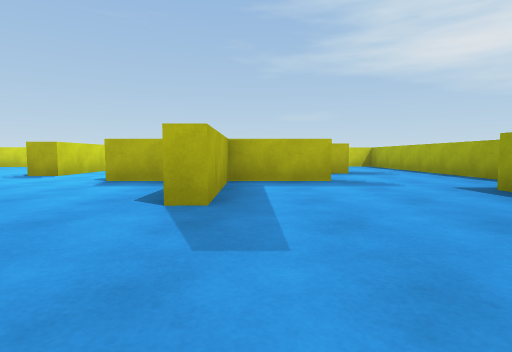
View 1 (above)

24 first-person views from a walk through a Unity game level. The camera is 0.35 m above the floor, tilts 4° down and sees 80° across. The floor is counted in squares, 1 m on a side. Each view is taken from the middle of a square. On the plan, view 1 faces up. The plan holds only what a view shows up to about 9 squares ahead; the rest is blank. The player character is not drawn.

View 2
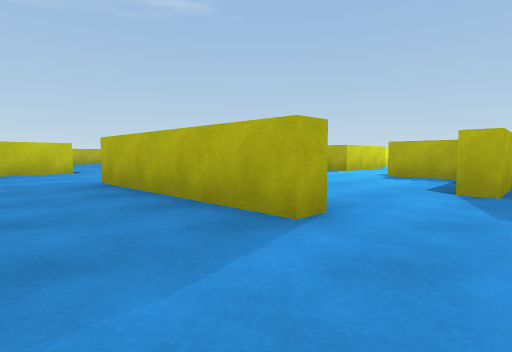

View 3
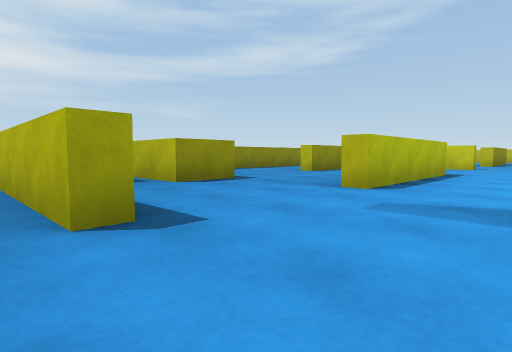

View 4
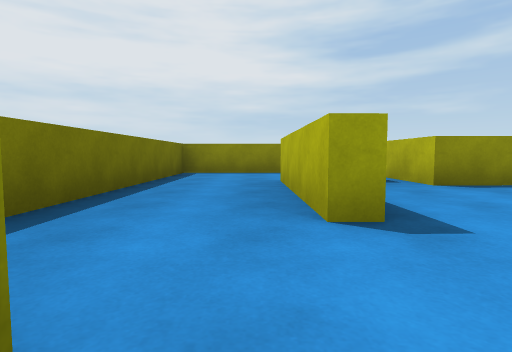

View 5
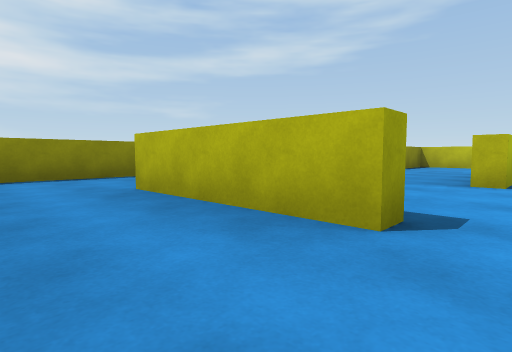

View 6
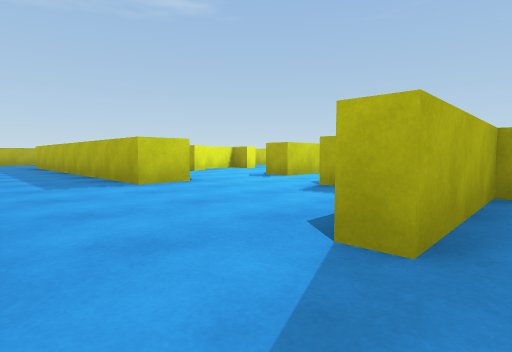

View 7
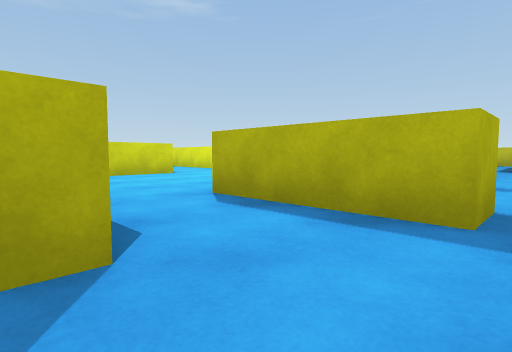

View 8
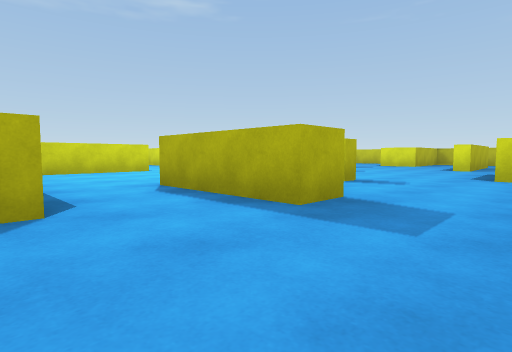

View 9
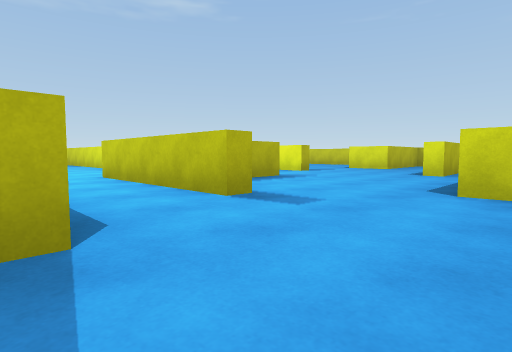

View 10
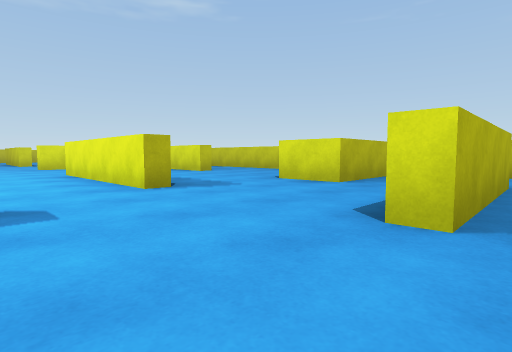

View 11
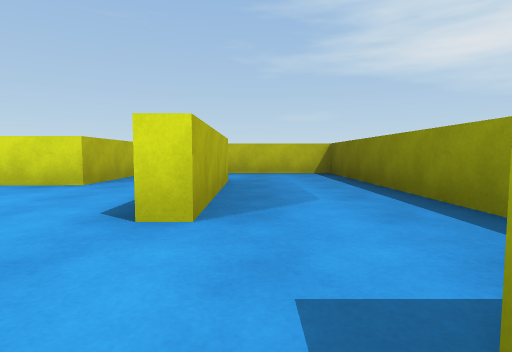

View 12
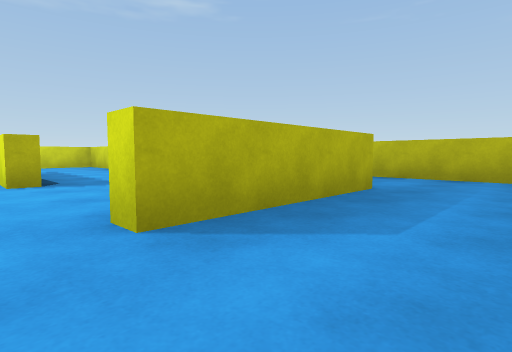

View 13
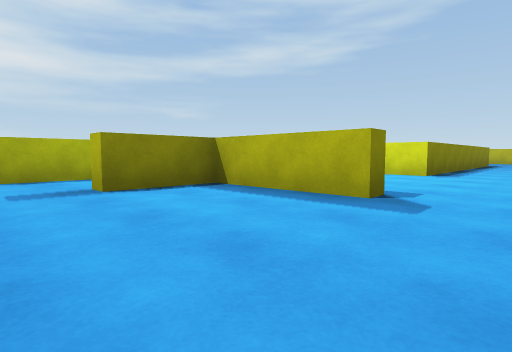

View 14
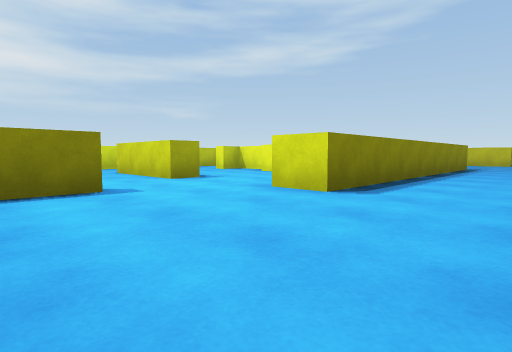

View 15
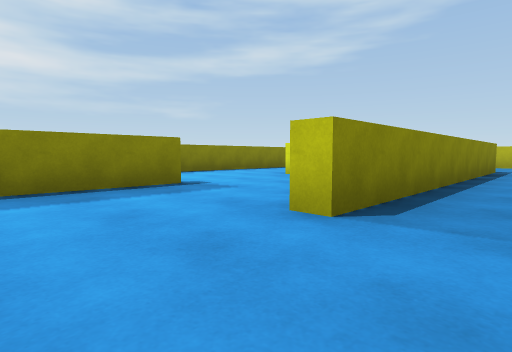

View 16
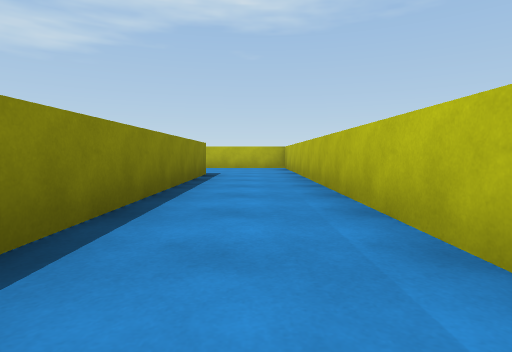

View 17
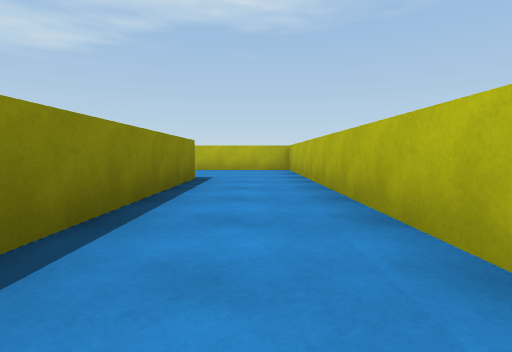

View 18
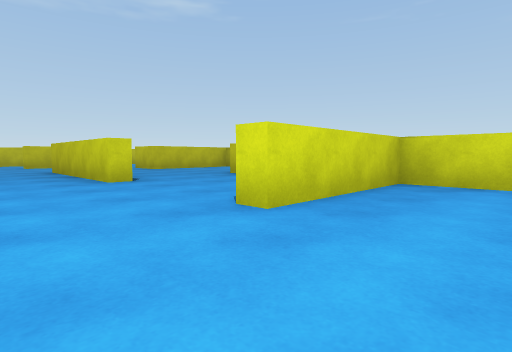

View 19
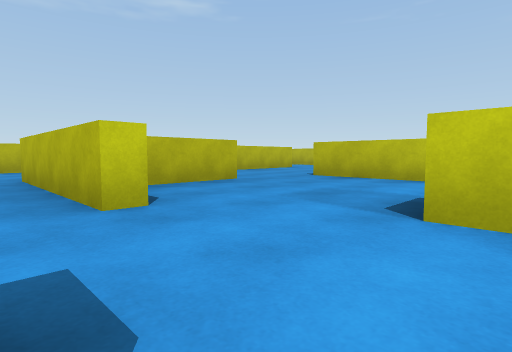

View 20
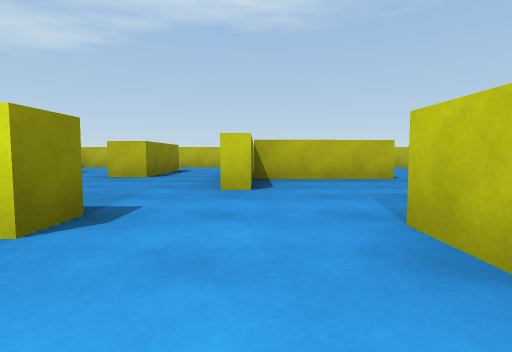

View 21
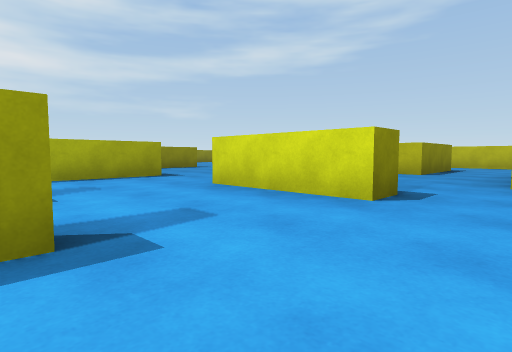

View 22
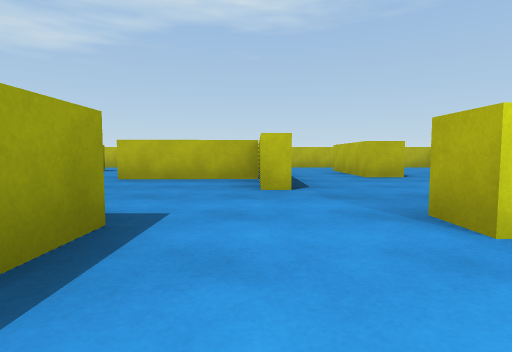

View 23
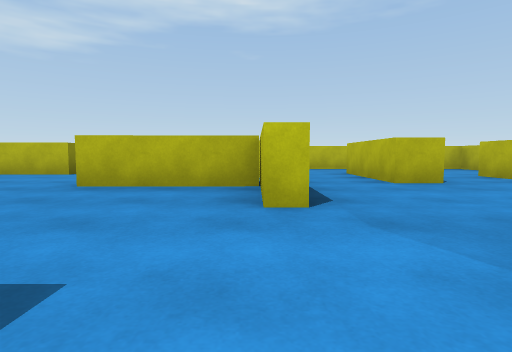

View 24
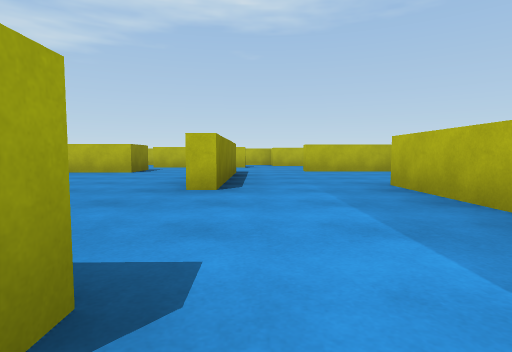

### Floor plan
Key: @ floor where view 1 was taken; # wall or solid block; x gap in a wall; . floor.
Columns run from 17 left of view 1 to 4 right of it. Each row starts with its distance up from view 1.
 16      ##########  #####
 15      #.......... #...#
 14    .##..######..###..#
 13   #.......#.......#..#
 12 #.#..###..#..###..#..#
 11 #....................
 10 #   ................#
  9 ##  #...######..#...##
  8 #..###.........###...#
  7 #.........##.........#
  6 #..##..#..#..#...##..#
  5 #......#..##.#.......#
  4 #..###.... ....###...#
  3 #   #...######..#...##
  2    .............x...#
  1   ...###.....####....
  0 #.#.......#......@#..#
 -1   #...... #.......#..#
 -2    .##..  ####..###..#
 -3      #      .... #...#
 -4             ###  #####

Positions as (right, up) in squares from view 1, and headings:
1: (0, 0), facing up
2: (0, -1), facing up-left
3: (2, 2), facing down-left
4: (2, 2), facing down
5: (3, 1), facing down-left
6: (0, 1), facing up-left
7: (2, 4), facing up-left
8: (3, 4), facing up-left
9: (3, 6), facing up-left
10: (2, 10), facing up-left
11: (2, 10), facing up
12: (3, 11), facing up-left
13: (2, 11), facing down-left
14: (-1, 11), facing down-left
15: (-2, 15), facing down-left
16: (-4, 15), facing left
17: (-5, 15), facing left
18: (-5, 10), facing up-left
19: (-9, 7), facing up-left
20: (-8, 8), facing left
21: (-7, 8), facing down-left
22: (-8, 4), facing left
23: (-9, 4), facing left
24: (-6, 1), facing left
